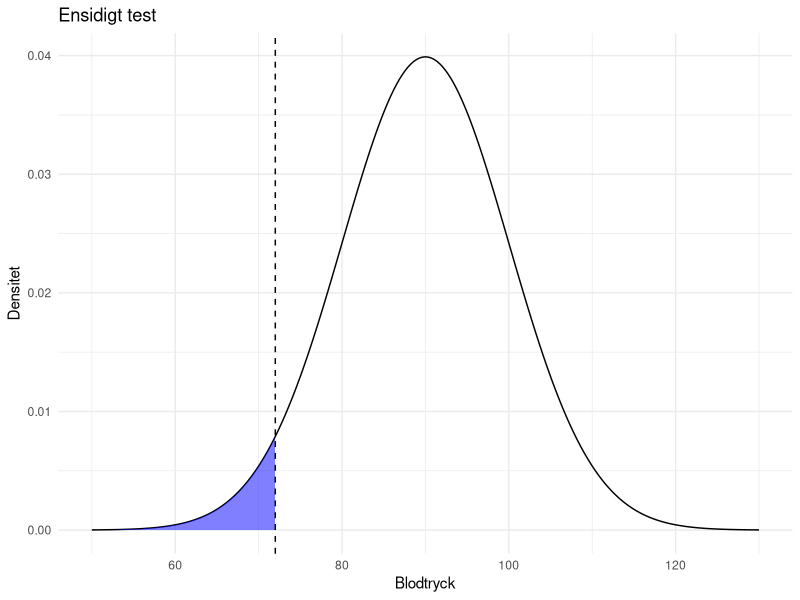
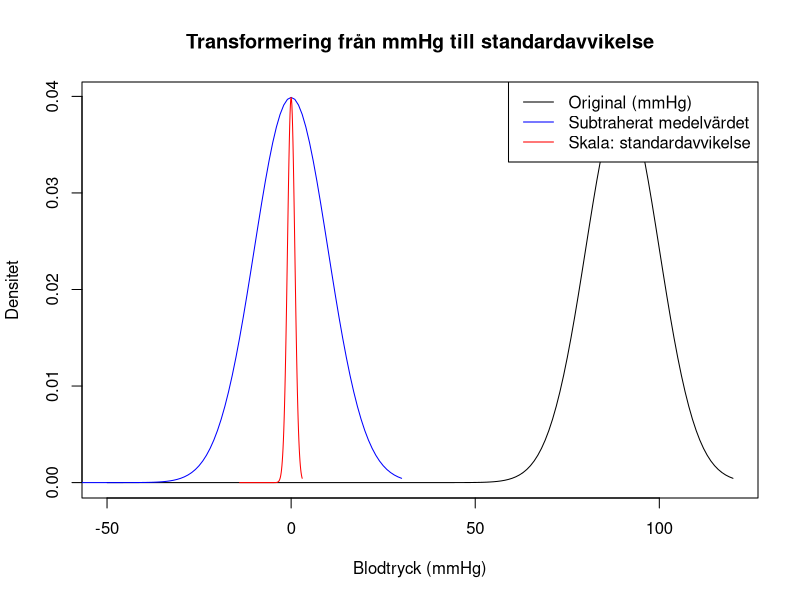
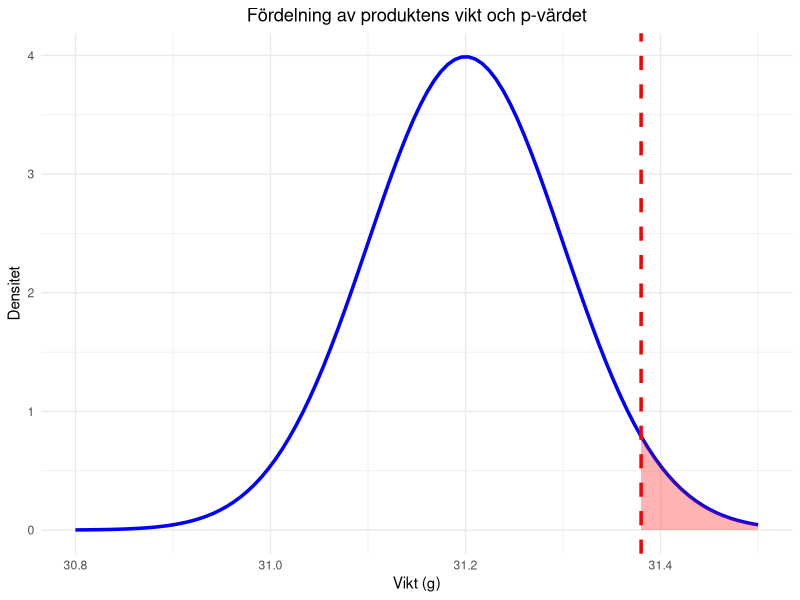
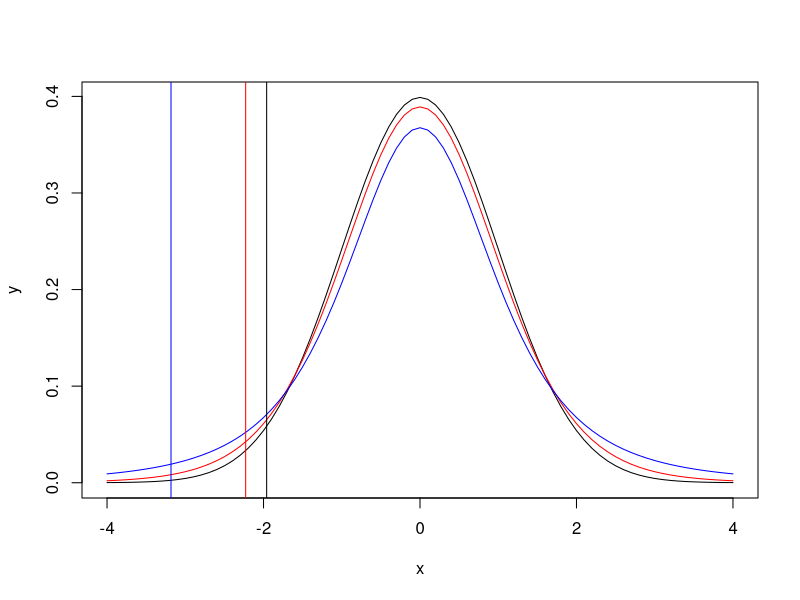

The R source for these figures, in order:
## ---- chunk 1
# Load dependencies
library(tidyverse)
## ---- chunk 2
# Given information
mean <- 90
sd <- 10
value <- 72

# Beräkna p värdet, för normalfördelad population
p_value <- pnorm(value, mean, sd)
print(p_value)
## ---- chunk 3
library(ggplot2)

# Givna parametrar
mean <- 90
sd <- 10
value <- 72

# Skapa x värden
x <- seq(mean - 4*sd, mean + 4*sd, length=1000)
# Beräkna fördelning
y <- dnorm(x, mean, sd)
# df
data <- data.frame(x, y)

# Plotta
ggplot(data, aes(x, y)) +
  geom_line() +
  geom_area(data = subset(data, x <= value), aes(x = x, y = y), fill = "blue", alpha = 0.5) +
  geom_vline(xintercept = value, linetype = "dashed") +
  labs(title = "Ensidigt test", x = "Blodtryck", y = "Densitet") +
  theme_minimal()

## ---- chunk 4
# Given information
mean <- 90
sd <- 10
value <- 72
alfa <- 0.05

# Beräkna p värde
p_lower <- pnorm(value, mean, sd)
p_upper <- pnorm(mean + (mean - value), mean, sd, lower.tail = FALSE)

# Two-sided
p_value_two_sided <- p_lower + p_upper

if (p_value_two_sided < alfa) {
  print(paste("Nollhypotesen kan förkastas med", round(p_value_two_sided, 4)))
} else {
  print(paste("Nollhypotesen kan inte förkastas med", round(p_value_two_sided, 4)))
}
## ---- chunk 5
# Skapa en sekvens för blodtrycksvärden
bt <- seq(-50, 120, 1)

# Beräkna densitetsfunktion för normalfördelning (N(90, 10))
y <- dnorm(bt, mean = 90, sd = 10)

# Rita första grafen där medelvärdet är 90 mmHg
plot(bt, y, type = "l", xlim = c(-50, 120),
main = "Transformering från mmHg till standardavvikelse",
     xlab = "Blodtryck (mmHg)", ylab = "Densitet")

# Steg A: Subtrahera medelvärdet (µ = 90 mmHg)
lines(bt - 90, y, col = "blue")

# Steg B: Dividera med standardavvikelsen (σ = 10 mmHg)
# för att få standardiserad skala
lines((bt - 90) / 10, y, col = "red")

# Lägg till en legend för att förklara linjerna
legend("topright", legend = c("Original (mmHg)",
"Subtraherat medelvärdet",
"Skala: standardavvikelse"),
       col = c("black", "blue", "red"), lty = 1)
## ---- chunk 6
# Parametrar
mu <- 31.2          # Populationens medelvärde
sigma <- 0.4        # Populationens standardavvikelse
x_bar <- 31.38      # Stickprovets medelvärde
n <- 16             # Stickprovets storlek

# Beräkna z-värdet
z_value <- (x_bar - mu) / (sigma / sqrt(n))

# Beräkna p-värdet (ensidigt test, höger-svans)
p_value <- 1 - pnorm(z_value)

print(paste("Z-värde:", z_value))
print(paste("P-värde:", p_value))

if (p_value < 0.05) {
  print("Produkten är signifikant tyngre än normalt.")
}
## ---- chunk 7
# Parametrar
mu <- 31.2          # Populationens medelvärde
sigma <- 0.4        # Populationens standardavvikelse
x_bar <- 31.38      # Stickprovets medelvärde
n <- 16             # Stickprovets storlek

# Beräkna z-värdet
z_value <- (x_bar - mu) / (sigma / sqrt(n))

# Beräkna p-värdet (ensidigt test, höger-svans)
p_value <- 1 - pnorm(z_value)

# Skriv ut resultaten
print(paste("Z-värde:", z_value))
print(paste("P-värde:", p_value))

# Kontrollera om vi kan förkasta nollhypotesen
if (p_value < 0.05) {
  print("Nollhypotesen förkastas. Produkten är signifikant tyngre än normalt.")
} else {
  print("Nollhypotesen behålls. Det finns ingen signifikant skillnad i produktens vikt.")
}
## ---- chunk 8
# Skapa en data frame för normalfördelningen
bt_values <- seq(30.8, 31.5, length.out = 100)
densities <- dnorm(bt_values, mean = mu, sd = sigma / sqrt(n))
data <- data.frame(bt_values = bt_values, densities = densities)

# Skapa en data frame för p-värdesområdet
fill_values <- seq(x_bar, 31.5, length.out = 100)
fill_densities <- dnorm(fill_values, mean = mu, sd = sigma / sqrt(n))
fill_data <- data.frame(fill_values = fill_values, fill_densities = fill_densities)

# Rita grafen
ggplot(data, aes(x = bt_values, y = densities)) +
  geom_line(color = "blue", linewidth = 1.2) +  # Fördelningskurvan
  geom_vline(xintercept = x_bar, color = "red", linetype = "dashed", linewidth = 1.2) +  # Stickprovets medelvikt
  geom_area(data = fill_data, aes(x = fill_values, y = fill_densities), fill = "red", alpha = 0.3) +  # Fyll p-värdesområdet
  labs(title = "Fördelning av produktens vikt och p-värdet",
       x = "Vikt (g)", y = "Densitet") +
  theme_minimal() +
  theme(plot.title = element_text(hjust = 0.5))  # Centrerar titeln
## ---- chunk 9
x<-seq(-4, 4, 0.1)
y<- dnorm(x)
plot(x,y, type="l" )
lines(x, dt(x, 10), col="red" )
lines(x, dt(x, 3), col="blue" )
abline(v=qnorm(0.025))
abline(v=qt(0.025, 10), col="red")
abline(v=qt(0.025, 3), col="blue")
